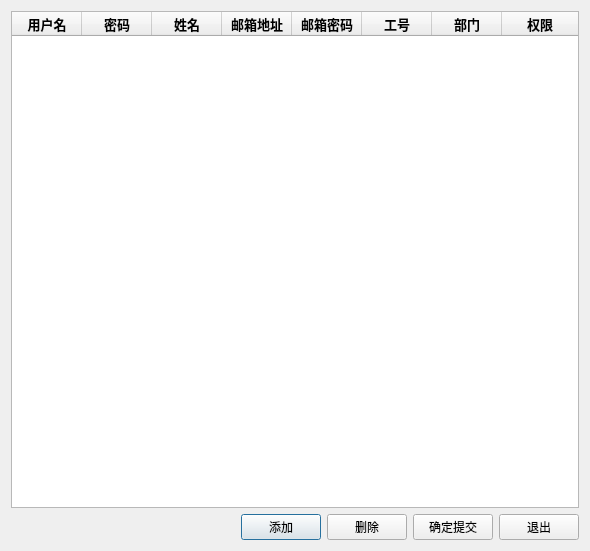
<?xml version="1.0" encoding="UTF-8"?>
<ui version="4.0">
 <class>UserSetDialog</class>
 <widget class="QDialog" name="UserSetDialog">
  <property name="geometry">
   <rect>
    <x>0</x>
    <y>0</y>
    <width>590</width>
    <height>551</height>
   </rect>
  </property>
  <property name="windowTitle">
   <string>Dialog</string>
  </property>
  <layout class="QVBoxLayout" name="verticalLayout_2">
   <item>
    <layout class="QVBoxLayout" name="verticalLayout">
     <item>
      <widget class="QTableWidget" name="infoTable">
       <property name="rowCount">
        <number>0</number>
       </property>
       <attribute name="horizontalHeaderVisible">
        <bool>true</bool>
       </attribute>
       <attribute name="horizontalHeaderCascadingSectionResizes">
        <bool>true</bool>
       </attribute>
       <attribute name="horizontalHeaderDefaultSectionSize">
        <number>70</number>
       </attribute>
       <attribute name="horizontalHeaderHighlightSections">
        <bool>true</bool>
       </attribute>
       <attribute name="horizontalHeaderShowSortIndicator" stdset="0">
        <bool>true</bool>
       </attribute>
       <attribute name="horizontalHeaderStretchLastSection">
        <bool>true</bool>
       </attribute>
       <attribute name="verticalHeaderVisible">
        <bool>true</bool>
       </attribute>
       <attribute name="verticalHeaderCascadingSectionResizes">
        <bool>false</bool>
       </attribute>
       <attribute name="verticalHeaderHighlightSections">
        <bool>true</bool>
       </attribute>
       <attribute name="verticalHeaderShowSortIndicator" stdset="0">
        <bool>false</bool>
       </attribute>
       <attribute name="verticalHeaderStretchLastSection">
        <bool>false</bool>
       </attribute>
       <column>
        <property name="text">
         <string>用户名</string>
        </property>
        <property name="font">
         <font>
          <family>宋体</family>
          <pointsize>10</pointsize>
          <weight>75</weight>
          <bold>true</bold>
         </font>
        </property>
       </column>
       <column>
        <property name="text">
         <string>密码</string>
        </property>
        <property name="font">
         <font>
          <family>宋体</family>
          <pointsize>10</pointsize>
          <weight>75</weight>
          <bold>true</bold>
         </font>
        </property>
       </column>
       <column>
        <property name="text">
         <string>姓名</string>
        </property>
        <property name="font">
         <font>
          <family>宋体</family>
          <pointsize>10</pointsize>
          <weight>75</weight>
          <bold>true</bold>
         </font>
        </property>
       </column>
       <column>
        <property name="text">
         <string>邮箱地址</string>
        </property>
        <property name="font">
         <font>
          <family>宋体</family>
          <pointsize>10</pointsize>
          <weight>75</weight>
          <bold>true</bold>
         </font>
        </property>
       </column>
       <column>
        <property name="text">
         <string>邮箱密码</string>
        </property>
        <property name="font">
         <font>
          <family>宋体</family>
          <pointsize>10</pointsize>
          <weight>75</weight>
          <bold>true</bold>
         </font>
        </property>
       </column>
       <column>
        <property name="text">
         <string>工号</string>
        </property>
        <property name="font">
         <font>
          <family>宋体</family>
          <pointsize>10</pointsize>
          <weight>75</weight>
          <bold>true</bold>
         </font>
        </property>
       </column>
       <column>
        <property name="text">
         <string>部门</string>
        </property>
        <property name="font">
         <font>
          <family>宋体</family>
          <pointsize>10</pointsize>
          <weight>75</weight>
          <bold>true</bold>
         </font>
        </property>
       </column>
       <column>
        <property name="text">
         <string>权限</string>
        </property>
        <property name="font">
         <font>
          <family>宋体</family>
          <pointsize>10</pointsize>
          <weight>75</weight>
          <bold>true</bold>
         </font>
        </property>
       </column>
      </widget>
     </item>
     <item>
      <layout class="QHBoxLayout" name="horizontalLayout_2">
       <item>
        <spacer name="horizontalSpacer">
         <property name="orientation">
          <enum>Qt::Horizontal</enum>
         </property>
         <property name="sizeHint" stdset="0">
          <size>
           <width>40</width>
           <height>20</height>
          </size>
         </property>
        </spacer>
       </item>
       <item>
        <layout class="QHBoxLayout" name="horizontalLayout">
         <item>
          <widget class="QPushButton" name="addRowBtn">
           <property name="text">
            <string>添加</string>
           </property>
          </widget>
         </item>
         <item>
          <widget class="QPushButton" name="delRowBtn">
           <property name="text">
            <string>删除</string>
           </property>
          </widget>
         </item>
         <item>
          <widget class="QPushButton" name="confirmBtn">
           <property name="text">
            <string>确定提交</string>
           </property>
          </widget>
         </item>
         <item>
          <widget class="QPushButton" name="exitBtn">
           <property name="text">
            <string>退出</string>
           </property>
          </widget>
         </item>
        </layout>
       </item>
      </layout>
     </item>
    </layout>
   </item>
  </layout>
 </widget>
 <resources/>
 <connections>
  <connection>
   <sender>exitBtn</sender>
   <signal>clicked()</signal>
   <receiver>UserSetDialog</receiver>
   <slot>close()</slot>
   <hints>
    <hint type="sourcelabel">
     <x>590</x>
     <y>456</y>
    </hint>
    <hint type="destinationlabel">
     <x>319</x>
     <y>239</y>
    </hint>
   </hints>
  </connection>
  <connection>
   <sender>addRowBtn</sender>
   <signal>clicked()</signal>
   <receiver>UserSetDialog</receiver>
   <slot>addRow()</slot>
   <hints>
    <hint type="sourcelabel">
     <x>337</x>
     <y>459</y>
    </hint>
    <hint type="destinationlabel">
     <x>33</x>
     <y>458</y>
    </hint>
   </hints>
  </connection>
  <connection>
   <sender>delRowBtn</sender>
   <signal>clicked()</signal>
   <receiver>UserSetDialog</receiver>
   <slot>delRow()</slot>
   <hints>
    <hint type="sourcelabel">
     <x>437</x>
     <y>458</y>
    </hint>
    <hint type="destinationlabel">
     <x>118</x>
     <y>469</y>
    </hint>
   </hints>
  </connection>
  <connection>
   <sender>confirmBtn</sender>
   <signal>clicked()</signal>
   <receiver>UserSetDialog</receiver>
   <slot>confirm()</slot>
   <hints>
    <hint type="sourcelabel">
     <x>502</x>
     <y>461</y>
    </hint>
    <hint type="destinationlabel">
     <x>135</x>
     <y>446</y>
    </hint>
   </hints>
  </connection>
 </connections>
 <slots>
  <slot>addRow()</slot>
  <slot>delRow()</slot>
  <slot>confirm()</slot>
 </slots>
</ui>
